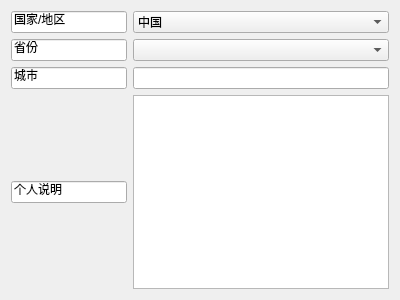
<?xml version="1.0" encoding="UTF-8"?>
<ui version="4.0">
 <class>Detail</class>
 <widget class="QWidget" name="Detail">
  <property name="geometry">
   <rect>
    <x>0</x>
    <y>0</y>
    <width>400</width>
    <height>300</height>
   </rect>
  </property>
  <property name="windowTitle">
   <string>Detail</string>
  </property>
  <layout class="QGridLayout" name="gridLayout">
   <item row="0" column="0">
    <widget class="QLineEdit" name="lineEdit">
     <property name="text">
      <string>国家/地区</string>
     </property>
    </widget>
   </item>
   <item row="0" column="1">
    <widget class="QComboBox" name="comboBox">
     <item>
      <property name="text">
       <string>中国</string>
      </property>
     </item>
    </widget>
   </item>
   <item row="1" column="0">
    <widget class="QLineEdit" name="lineEdit_2">
     <property name="text">
      <string>省份</string>
     </property>
    </widget>
   </item>
   <item row="1" column="1">
    <widget class="QComboBox" name="comboBox_2"/>
   </item>
   <item row="2" column="0">
    <widget class="QLineEdit" name="lineEdit_3">
     <property name="text">
      <string>城市</string>
     </property>
    </widget>
   </item>
   <item row="2" column="1">
    <widget class="QLineEdit" name="lineEdit_4"/>
   </item>
   <item row="3" column="0">
    <widget class="QLineEdit" name="lineEdit_5">
     <property name="text">
      <string>个人说明</string>
     </property>
    </widget>
   </item>
   <item row="3" column="1">
    <widget class="QTextEdit" name="textEdit"/>
   </item>
  </layout>
 </widget>
 <resources/>
 <connections/>
</ui>
